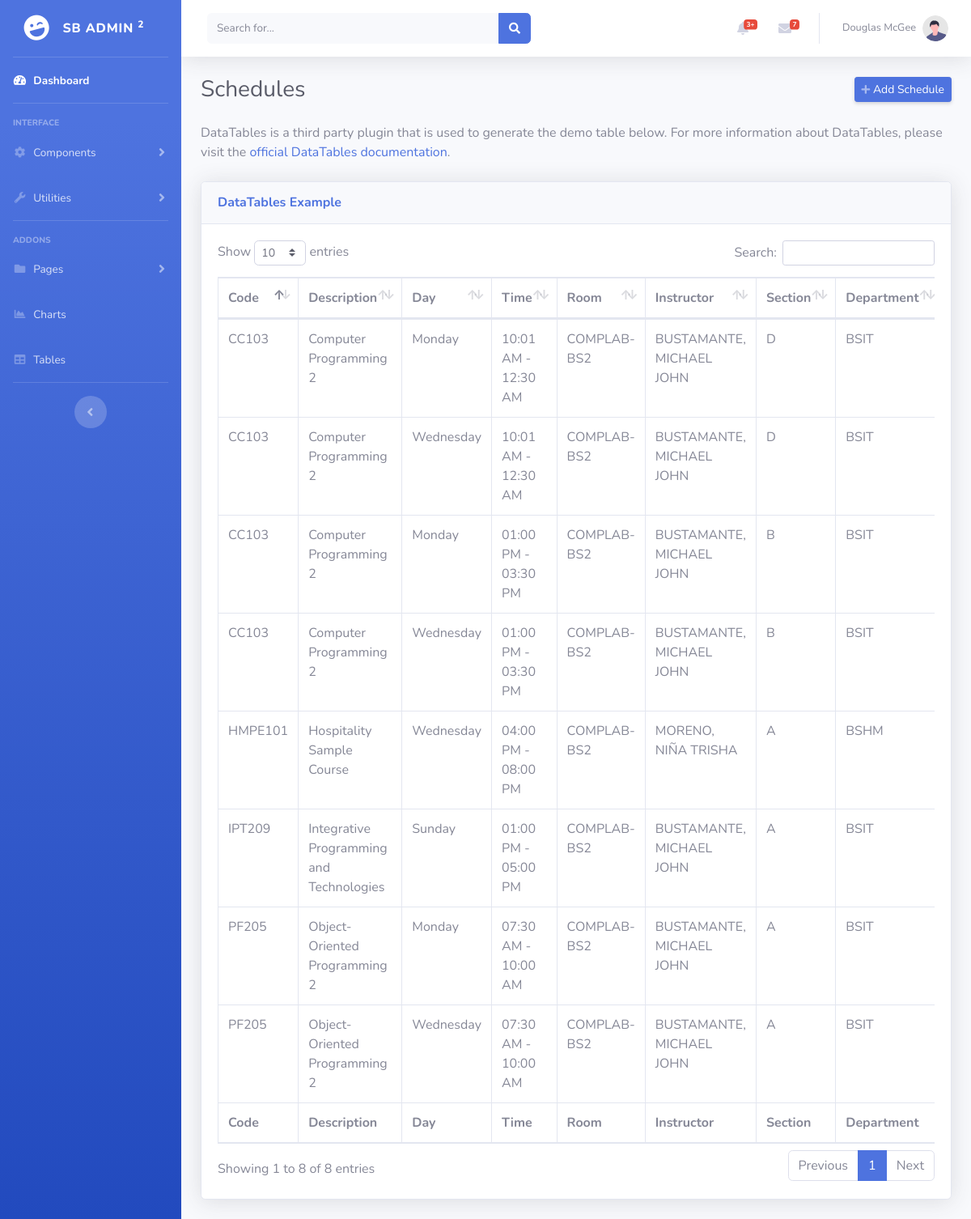
Page /admin/sched-table.php on the committed database.
### tables this page shows
CREATE TABLE `tbl_sched` (
  `sched_id` int(10) NOT NULL,
  `sy_id` int(10) NOT NULL,
  `sem_id` int(10) NOT NULL,
  `ins_id` int(10) NOT NULL,
  `sbj_id` int(50) NOT NULL,
  `day_id` int(10) NOT NULL,
  `yr_id` int(10) NOT NULL,
  `sec_id` int(10) NOT NULL,
  `start_time` time NOT NULL,
  `end_time` time NOT NULL,
  `room_id` int(10) NOT NULL,
  `course_id` int(10) NOT NULL
);

CREATE TABLE `tbl_subject` (
  `sbj_id` int(10) NOT NULL,
  `sbj_code` varchar(20) NOT NULL,
  `sbj_desc` varchar(300) NOT NULL,
  `lab_units` int(10) NOT NULL,
  `lec_units` int(10) NOT NULL
);

CREATE TABLE `tbl_day` (
  `day_id` int(10) NOT NULL,
  `day_desc` varchar(50) NOT NULL
);

CREATE TABLE `tbl_room` (
  `room_id` int(10) NOT NULL,
  `room_desc` varchar(50) NOT NULL
);

CREATE TABLE `tbl_instructor` (
  `ins_id` int(10) NOT NULL,
  `ins_name` varchar(50) NOT NULL,
  `ins_dept` varchar(50) NOT NULL,
  `ins_status` varchar(20) NOT NULL
);

CREATE TABLE `tbl_section` (
  `sec_id` int(10) NOT NULL,
  `sec_desc` varchar(10) NOT NULL
);

CREATE TABLE `tbl_course` (
  `course_id` int(20) NOT NULL,
  `course_code` varchar(20) NOT NULL,
  `course_desc` varchar(200) NOT NULL
);

### admin/sched-table.php (the view, shortened to what this page needs)
<?php
include_once '../templates/header.php';
?>
                <div class="container-fluid">
                <div class="d-sm-flex align-items-center justify-content-between mb-4">
                        <h1 class="h3 mb-0 text-gray-800">Schedules</h1>
                        <a href="add-sched.php" class="d-none d-sm-inline-block btn btn-sm btn-primary shadow-sm"><i
                                class="fas fa-plus fa-sm text-white-50"></i> Add Schedule</a>
                    </div>
                    <p class="mb-4">DataTables is a third party plugin that is used to generate the demo table below.
                        For more information about DataTables, please visit the <a target="_blank"
                            href="https://datatables.net">official DataTables documentation</a>.</p>
                    <div class="card shadow mb-4">
                        <div class="card-header py-3">
                            <h6 class="m-0 font-weight-bold text-primary">DataTables Example</h6>
                        </div>
                        <div class="card-body">
                            <div class="table-responsive">
                                <table class="table table-bordered" id="dataTable" width="100%" cellspacing="0">
                                    <thead>
                                        <tr>
                                        <th>Code</th>
                                        <th>Description</th>
                                        <th>Day</th>
                                        <th>Time</th>
                                        <th>Room</th>
                                        <th>Instructor</th>
                                        <th>Section</th>
                                        <th>Department</th>
                                        </tr>
                                    </thead>
                                    <tfoot>
                                        <tr>
                                        <th>Code</th>
                                        <th>Description</th>
                                        <th>Day</th>
                                        <th>Time</th>
                                        <th>Room</th>
                                        <th>Instructor</th>
                                        <th>Section</th>
                                        <th>Department</th>
                                        </tr>
                                    </tfoot>
                                    <tbody>
                                    <?php
                                        $database = new Connection();
                                        $db = $database->open();
                                        try{
                                            $sql = 'SELECT *
                                                    FROM tbl_sched
                                                    INNER JOIN tbl_subject
                                                    ON tbl_sched.sbj_id = tbl_subject.sbj_id
                                                    INNER JOIN tbl_day
                                                    ON tbl_sched.day_id = tbl_day.day_id
                                                    INNER JOIN tbl_room
                                                    ON tbl_sched.room_id = tbl_room.room_id
                                                    INNER JOIN tbl_instructor
                                                    ON tbl_sched.ins_id = tbl_instructor.ins_id
                                                    INNER JOIN tbl_section
                                                    ON tbl_sched.sec_id = tbl_section.sec_id
                                                    INNER JOIN tbl_course
                                                    ON tbl_sched.course_id = tbl_course.course_id';
                                            foreach ($db->query($sql) as $row) {
                                            ?>
                                                <tr>
                                                    <td><?php echo $row["sbj_code"]?></td>
                                                    <td><?php echo $row["sbj_desc"]?></td>
                                                    <td><?php echo $row["day_desc"]?></td>
                                                    <td><?php echo date('h:i A', strtotime($row['start_time']))?> - <?php echo date('h:i A', strtotime($row['end_time']))?></td>
                                                    <td><?php echo $row["room_desc"]?></td>
                                                    <td><?php echo $row["ins_name"]?></td>
                                                    <td><?php echo $row["sec_desc"]?></td>
                                                    <td><?php echo $row["course_code"]?></td>
                                                </tr>
                                                <?php
                                            }
                                        }
                                        catch(PDOException $e){
                                            echo "There is some problem in connection: " . $e->getMessage();
                                        }
                                    ?>
                                    </tbody>
                                </table>
                            </div>
                        </div>
                    </div>
                </div>
<?php
include_once '../templates/footer.php';
?>

### rows in the picture
tbl_sched: sbj.sbj_code "CC103", sbj.sbj_desc "Computer Programming 2", day.day_desc "Monday", start_time "10:01 AM", end_time "12:30 AM", room.room_desc "COMPLAB-BS2", ins.ins_name "BUSTAMANTE, MICHAEL JOHN", sec.sec_desc "D", course.course_code "BSIT"
tbl_sched: sbj.sbj_code "CC103", sbj.sbj_desc "Computer Programming 2", day.day_desc "Wednesday", start_time "10:01 AM", end_time "12:30 AM", room.room_desc "COMPLAB-BS2", ins.ins_name "BUSTAMANTE, MICHAEL JOHN", sec.sec_desc "D", course.course_code "BSIT"
tbl_sched: sbj.sbj_code "CC103", sbj.sbj_desc "Computer Programming 2", day.day_desc "Monday", start_time "01:00 PM", end_time "03:30 PM", room.room_desc "COMPLAB-BS2", ins.ins_name "BUSTAMANTE, MICHAEL JOHN", sec.sec_desc "B", course.course_code "BSIT"
tbl_sched: sbj.sbj_code "CC103", sbj.sbj_desc "Computer Programming 2", day.day_desc "Wednesday", start_time "01:00 PM", end_time "03:30 PM", room.room_desc "COMPLAB-BS2", ins.ins_name "BUSTAMANTE, MICHAEL JOHN", sec.sec_desc "B", course.course_code "BSIT"
tbl_sched: sbj.sbj_code "PF205", sbj.sbj_desc "Object-Oriented Programming 2", day.day_desc "Monday", start_time "07:30 AM", end_time "10:00 AM", room.room_desc "COMPLAB-BS2", ins.ins_name "BUSTAMANTE, MICHAEL JOHN", sec.sec_desc "A", course.course_code "BSIT"
tbl_sched: sbj.sbj_code "PF205", sbj.sbj_desc "Object-Oriented Programming 2", day.day_desc "Wednesday", start_time "07:30 AM", end_time "10:00 AM", room.room_desc "COMPLAB-BS2", ins.ins_name "BUSTAMANTE, MICHAEL JOHN", sec.sec_desc "A", course.course_code "BSIT"
tbl_sched: sbj.sbj_code "IPT209", sbj.sbj_desc "Integrative Programming and Technologies", day.day_desc "Sunday", start_time "01:00 PM", end_time "05:00 PM", room.room_desc "COMPLAB-BS2", ins.ins_name "BUSTAMANTE, MICHAEL JOHN", sec.sec_desc "A", course.course_code "BSIT"
tbl_sched: sbj.sbj_code "HMPE101", sbj.sbj_desc "Hospitality Sample Course", day.day_desc "Wednesday", start_time "04:00 PM", end_time "08:00 PM", room.room_desc "COMPLAB-BS2", ins.ins_name "MORENO, NIÑA TRISHA", sec.sec_desc "A", course.course_code "BSHM"
